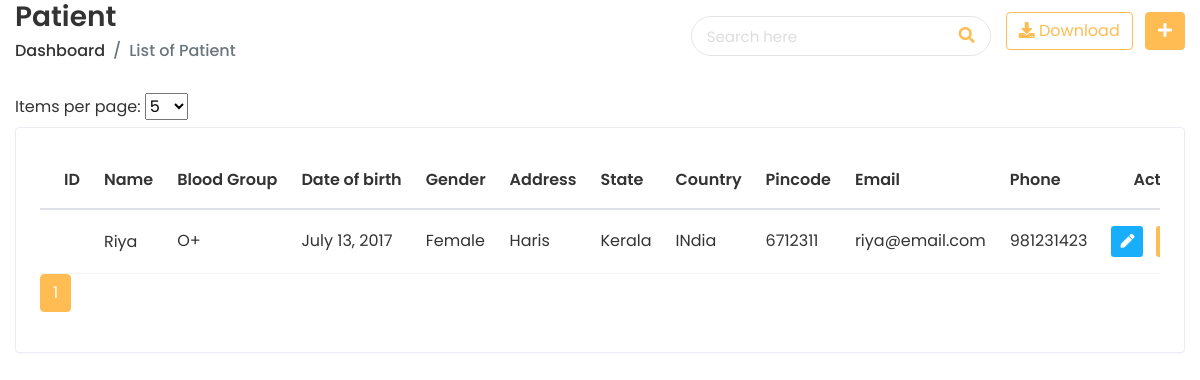
The page /app/patientlist/ (signed in) on the database as committed earlier.
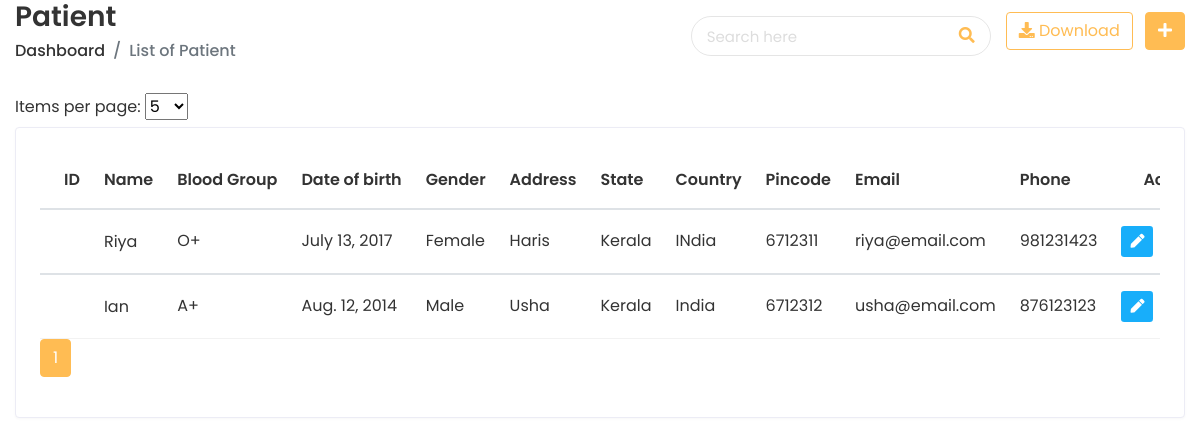
The same page on the database as committed later.
### doctor/models.py (models this page shows, shortened)
class PatientDetails(models.Model):
    patient_number = models.IntegerField(null=True)
    patient_name = models.CharField(max_length=50, null=True)
    slug = models.SlugField(blank=True)
    gender = models.CharField(
         max_length=20,
         choices=(("Male", "Male"), ("Female", "Female"), ("Other", "Other")),
         null=True
     )
    blood_group = models.CharField(
        max_length=20, blank=True, null=True,
        choices=(
            ("O-", "O-"),
            ("O+", "O+"),
            ("A-", "A-"),
            ("A+", "A+"),
            ("B-", "B-"),
            ("B+", "B+"),
            ("AB-", "AB-"),
            ("AB+", "AB+"),
        ),
    )
    address = models.CharField(max_length=250, blank=True, null=True)
    state = models.CharField(max_length=200, blank=True, null=True)
    country = models.CharField(max_length=200, blank=True, null=True)
    pin_code = models.BigIntegerField(blank=True, null=True)
    email = models.EmailField(default="", max_length=50, null=True)
    date_of_birth = models.DateField(null=True)
    phone_number = models.CharField(default="", max_length=20, null=True)
    patient_image = models.BinaryField(blank=True, null=True)
    created = models.DateTimeField(auto_now_add=True)
    updated = models.DateTimeField(auto_now=True)

### doctor/views.py (the view)
# urls.py: path("patientlist/", views.patient_list, name="patient_list"),
@login_required
def patient_list(request):
    page_size = int(request.GET.get('page_size', getattr(settings, 'PAGE_SIZE', 5)))
    page = request.GET.get('page', 1)
    search_query = request.GET.get('search', '')
    patients = PatientDetails.objects.filter(
        Q(id__icontains=search_query) |
        Q(patient_name__icontains=search_query) |
        Q(email__icontains=search_query) |
        Q(phone_number__icontains=search_query)
    )
    patient_data = []
    for patient in patients:
        patient_data.append({'patient': patient})
    paginator = Paginator(patient_data, page_size)
    try:
        patient_page = paginator.page(page)
    except PageNotAnInteger:
        patient_page = paginator.page(1)
    return render(request, "patient/patient_list.html", {'patient_page': patient_page, 'page_size': page_size, 'search_query': search_query})

### templates/patient/patient_list.html (shortened to what the changed rows need)
{% extends 'home/base-login.html' %}
{% load compress static %}
{% block content %}
      <div class="content container-fluid">
     <div class="row">
        <div class="col-sm-12">
           <div class="card card-table">
              <div class="card-body">
                 <div class="table-responsive">
                    <table class="table table-hover table-center mb-0 datatable">
                       <thead>
                          <tr>
                             <th>ID</th>
                             <th>Name</th>
                             <th>Blood Group</th>
                             <th>Date of birth</th>
                             <th>Gender</th>
                             <th>Address</th>
                             <th>State</th>
                             <th>Country</th>
                             <th>Pincode</th>
                             <th>Email</th>
                             <th>Phone</th>
                             <th class="text-right">Action</th>
                          </tr>
                       </thead>
                       {% for data in patient_page %}
                       <tbody>
                          <tr>
                             <td>{{ data.id }}</td>
                             <td>
                              <h2 class="#">
                                 <a href="{% url 'patient_profile' data.patient.id %}">{{ data.patient.patient_name }}</a>
                              </h2>
                             </td>
                             <td>
                              {{ data.patient.blood_group }}
                           </td>
                             <td>
                                {{ data.patient.date_of_birth }}
                             </td>
                             <td>
                                {{ data.patient.gender }}
                             </td>
                             <td>
                              {{ data.patient.address }}
                           </td>
                           <td>
                              {{ data.patient.state }}
                           </td>
                           <td>
                              {{ data.patient.country }}
                           </td>
                           <td>
                              {{ data.patient.pin_code }}
                           </td>
                             <td>
                                {{ data.patient.email }}
                             </td>
                             <td>
                                {{ data.patient.phone_number }}
                             </td>
                             <td class="text-right">
                                <div class="actions">
                                   <a href="{% url 'patient_edit' data.patient.id %}" class="btn btn-sm bg-success-light mr-2">
                                   <i class="fas fa-pen"></i>
                                   </a>
                                   <a href="#" class="btn btn-sm bg-danger-light" onclick="confirmDelete('{{ data.patient.patient_name }}', '{{ data.patient.id }}')">
                                   </a>
                                </div>
                             </td>
                          </tr>
                       </tbody>
                       {% endfor %}
                    </table>
                 </div>
                 <nav>
                  <ul class="pagination">
                     {% for page_num in patient_page.paginator.page_range %}
                        <li class="page-item{% if page_num == patient_page.number %} active{% endif %}">
                           <a class="page-link" href="?page={{ page_num }}&page_size={{ page_size }}">{{ page_num }}</a>
                        </li>
                     {% endfor %}
                  </ul>
                 </nav>
              </div>
            </div>
         </div>
  {% endblock %}

Rows that differ between the two databases and show on the page:
added PatientDetails: patient.patient_name "Ian", patient.blood_group "A+", patient.date_of_birth "Aug. 12, 2014", patient.gender "Male", patient.address "Usha", patient.state "Kerala", patient.country "India", patient.pin_code "6712312", patient.email "usha@email.com", patient.phone_number "876123123"
